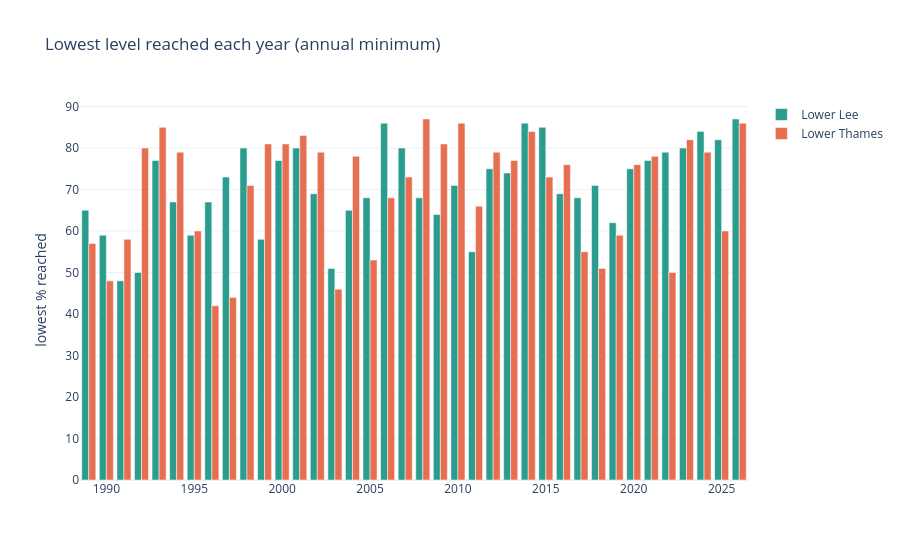

This figure's notebook cell:
### Markdown cell above
There's the heartbeat: reservoirs peak in **late winter / early spring** and bottom out in **autumn** (around September–October) before the winter rains refill them. The Lower Thames rides higher than the Lower Lee year in, year out. That gap is structural, built into the two systems.

## 4. Which years ran driest?

The single most useful number for a drought is the **annual minimum**: how low did it get at the worst point of that year? Lower bars = tighter years.

### Code cell
df["year"] = df["date"].dt.year
annual_min = df.groupby("year")[list(GROUPS)].min().rename(columns=GROUPS)
# 2026 is a partial year (to May), flag it but keep it
annual_min_long = annual_min.reset_index().melt("year", var_name="group", value_name="min_pct")

fig = px.bar(annual_min_long, x="year", y="min_pct", color="group", barmode="group",
             color_discrete_map=COLORS, labels={"min_pct": "lowest % reached", "year": "", "group": ""},
             title="Lowest level reached each year (annual minimum)")
fig.update_layout(template="plotly_white", hovermode="x unified")
fig_annual_min = fig
fig.show()

print("5 driest years by annual minimum:")
for name in GROUPS.values():
    print(f"\n{name}:")
    print(annual_min[name].nsmallest(5).to_string())

### Figure 1 — Plotly figure (JSON) as saved in the notebook; plotly's stock layout.template omitted (floating-point values rounded to 4 significant figures)
{"data": [{"alignmentgroup": "True", "hovertemplate": "=%{x}<br>lowest % reached=%{y}<extra></extra>", "legendgroup": "Lower Lee", "marker": {"color": "#2a9d8f", "pattern": {"shape": ""}}, "name": "Lower Lee", "offsetgroup": "Lower Lee", "orientation": "v", "showlegend": true, "textposition": "auto", "type": "bar", "x": [1989, 1990, 1991, 1992, 1993, 1994, 1995, 1996, 1997, 1998, 1999, 2000, 2001, 2002, 2003, 2004, 2005, 2006, 2007, 2008, 2009, 2010, 2011, 2012, 2013, 2014, 2015, 2016, 2017, 2018, 2019, 2020, 2021, 2022, 2023, 2024, 2025, 2026], "xaxis": "x", "y": [65.0, 59.0, 48.0, 50.0, 77.0, 67.0, 59.0, 67.0, 73.0, 80.0, 58.0, 77.0, 80.0, 69.0, 51.0, 65.0, 68.0, 86.0, 80.0, 68.0, 64.0, 71.0, 55.0, 75.0, 74.0, 86.0, 85.0, 69.0, 68.0, 71.0, 62.0, 75.0, 77.0, 79.0, 80.0, 84.0, 82.0, 87.0], "yaxis": "y"}, {"alignmentgroup": "True", "hovertemplate": "=%{x}<br>lowest % reached=%{y}<extra></extra>", "legendgroup": "Lower Thames", "marker": {"color": "#e76f51", "pattern": {"shape": ""}}, "name": "Lower Thames", "offsetgroup": "Lower Thames", "orientation": "v", "showlegend": true, "textposition": "auto", "type": "bar", "x": [1989, 1990, 1991, 1992, 1993, 1994, 1995, 1996, 1997, 1998, 1999, 2000, 2001, 2002, 2003, 2004, 2005, 2006, 2007, 2008, 2009, 2010, 2011, 2012, 2013, 2014, 2015, 2016, 2017, 2018, 2019, 2020, 2021, 2022, 2023, 2024, 2025, 2026], "xaxis": "x", "y": [57.0, 48.0, 58.0, 80.0, 85.0, 79.0, 60.0, 42.0, 44.0, 71.0, 81.0, 81.0, 83.0, 79.0, 46.0, 78.0, 53.0, 68.0, 73.0, 87.0, 81.0, 86.0, 66.0, 79.0, 77.0, 84.0, 73.0, 76.0, 55.0, 51.0, 59.0, 76.0, 78.0, 50.0, 82.0, 79.0, 60.0, 86.0], "yaxis": "y"}], "layout": {"barmode": "group", "hovermode": "x unified", "legend": {"title": {"text": ""}, "tracegroupgap": 0}, "title": {"text": "Lowest level reached each year (annual minimum)"}, "xaxis": {"anchor": "y", "domain": [0, 1], "title": {"text": ""}}, "yaxis": {"anchor": "x", "domain": [0, 1], "title": {"text": "lowest % reached"}}}}
